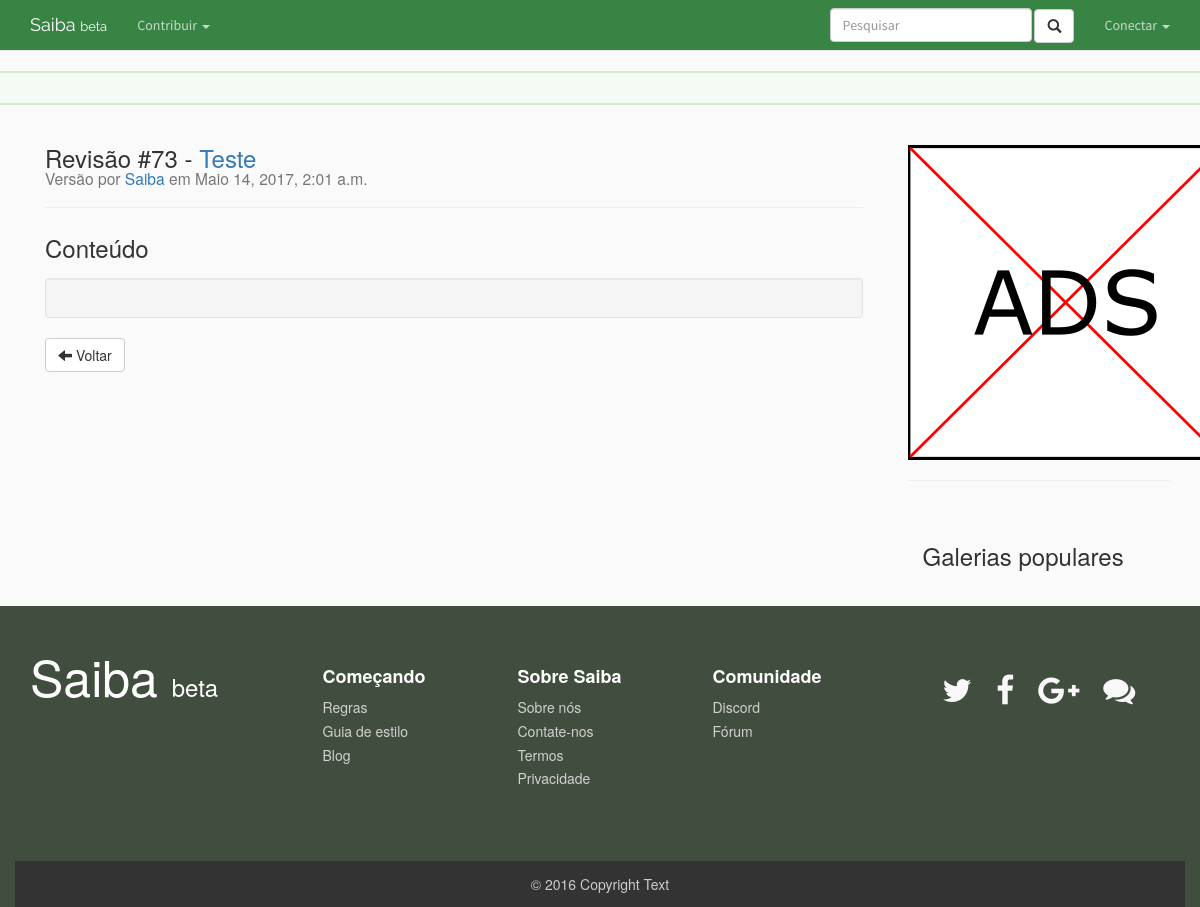
/entrada/teste/revisoes/73, run on the app's committed database.
### entry/models.py (models this page shows, shortened)
class Revision(models.Model):
    author = models.ForeignKey(User, default=1)
    entry = models.ForeignKey(Entry, on_delete=models.CASCADE, related_name="revisions")
    content = models.TextField(max_length=2500)
    date = models.DateTimeField(auto_now_add=True, blank=True)
    hidden = models.BooleanField(default=False)

class Entry(models.Model):
    author                  = models.ForeignKey(User, default=1)
    title                   = models.CharField(max_length=250)
    slug                    = models.SlugField(max_length=250, default="", blank=True, unique=True)
    status                  = models.ForeignKey(Status, default=1)
    category                = models.ForeignKey(Category, default=1)
    type                    = models.CharField(max_length=100, blank=True)
    date_origin             = models.CharField(max_length=100, blank=True)
    origin                  = models.CharField(max_length=100)
    icon                    = models.ImageField(upload_to='icon/', blank=True)
    icon_url                = models.URLField(blank=True)
    hidden                  = models.BooleanField(default=False)
    images_locked           = models.BooleanField(default=False)
    videos_locked           = models.BooleanField(default=False)
    comments_locked         = models.BooleanField(default=False)
    tags                    = models.ManyToManyField('home.Tag', blank=True)
    trending_points         = models.IntegerField(default=0)
    editorship              = models.ManyToManyField('profile.Profile', blank=True)
    view                    = GenericRelation('feedback.View')
    class Meta:
        verbose_name_plural = "entries"

### entry/views.py (the view)
# urls.py: url(r'^(?P<entry_slug>[\w-]+)/revisoes/(?P<revision_id>[0-9]+)', views.revision, name='revision'),
def revision(request, entry_slug, revision_id):
    revision = get_object_or_404(Revision, hidden=False, pk=revision_id)
    previous_revision = Revision.objects.filter(entry=revision.entry.pk, hidden=False, pk__lt=revision_id).order_by('-id').first()
    revision_text = revision.content
    previous_revision_text = ""
    if previous_revision:
        previous_revision_text = previous_revision.content
    html_result = ghdiff.diff(previous_revision_text, revision_text)
    return render(request, escape('entry/revision.html'), { 'revision': revision, 'html': html_result })

### entry/templates/entry/revision.html (shortened to what this page needs)
﻿{% extends 'home/base.html' %}
{% block body %}
    <div class="col-md-12">
        <div class="h3">
            Revisão #{{ revision.id }} - <a href="{% url 'entry:detail' revision.entry.slug %}">{{ revision.entry.title }}</a>
            <br/>
            <small>Versão por <a href="#">{{ revision.author.username }}</a> em {{ revision.date }}</small>
        </div>
        <hr />
        <h2>Conteúdo</h2>
        <div class="well">
        </div>
        <a href="{% url 'entry:history' revision.entry.slug %}" class="btn btn-default" role="button">
            <span class="glyphicon glyphicon-arrow-left" aria-hidden="true"></span>
            Voltar
        </a>
    </div>
{% endblock %}

### home/static/home/style.css (style rules this page uses)
h2 { font-size: 24px; line-height: 40px; }

### home/static/home/css/footer.css (style rules this page uses)
html { height: 100%; }

### data on the page
Revision: id "73", entry "Teste", author.username "Saiba", date "Maio 14, 2017, 2:01 a.m."
